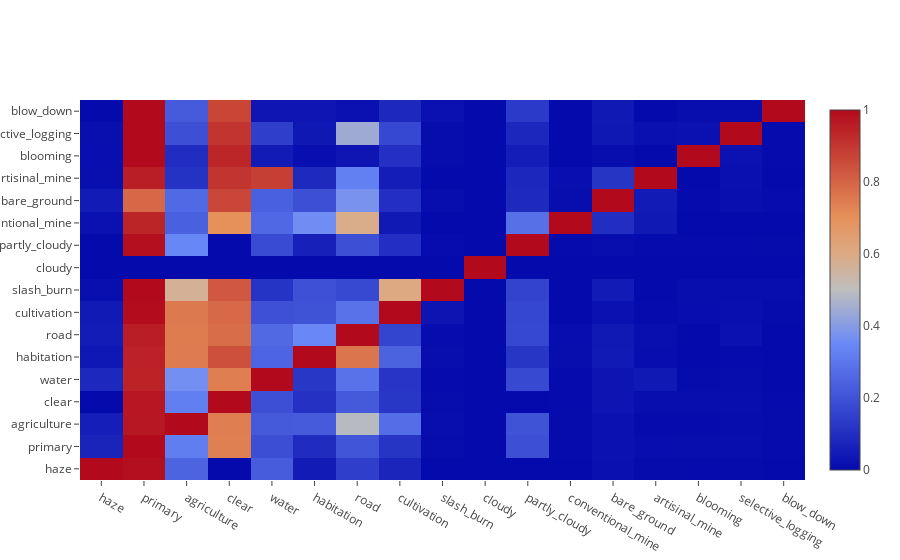

The code cell stored with this chart in its notebook:
### Code cell
#Display correlation between labels 
labels = df['tags'].apply(lambda x: x.split(' '))
counts = defaultdict(int)
for l in labels:
    for l2 in l:
        counts[l2] += 1

com = np.zeros([len(counts)]*2)
for i, l in enumerate(list(counts.keys())):
    for i2, l2 in enumerate(list(counts.keys())):
        c = 0
        cy = 0
        for row in labels.values:
            if l in row:
                c += 1
                if l2 in row: cy += 1
        com[i, i2] = cy / c

data=[go.Heatmap(z=com, x=list(counts.keys()), y=list(counts.keys()))]
layout=go.Layout(height=800, width=800, title='Co-occurence matrix of training labels')
fig=dict(data=data, layout=layout)
py.iplot(data, filename='train-com')

### Figure 1 — Plotly figure (JSON) as saved in the notebook; plotly's stock layout.template omitted (floating-point values rounded to 4 significant figures; data arrays with more than 128 entries replaced by an {"elided": "..."} marker saying what was removed)
{"data": [{"type": "heatmap", "uid": "f81ac99c-93e4-11e8-984a-9cb6d0d76d06", "x": ["haze", "primary", "agriculture", "clear", "water", "habitation", "road", "cultivation", "slash_burn", "cloudy", "partly_cloudy", "conventional_mine", "bare_ground", "artisinal_mine", "blooming", "selective_logging", "blow_down"], "y": ["haze", "primary", "agriculture", "clear", "water", "habitation", "road", "cultivation", "slash_burn", "cloudy", "partly_cloudy", "conventional_mine", "bare_ground", "artisinal_mine", "blooming", "selective_logging", "blow_down"], "z": {"elided": "17x17 float values"}}], "layout": {}}
